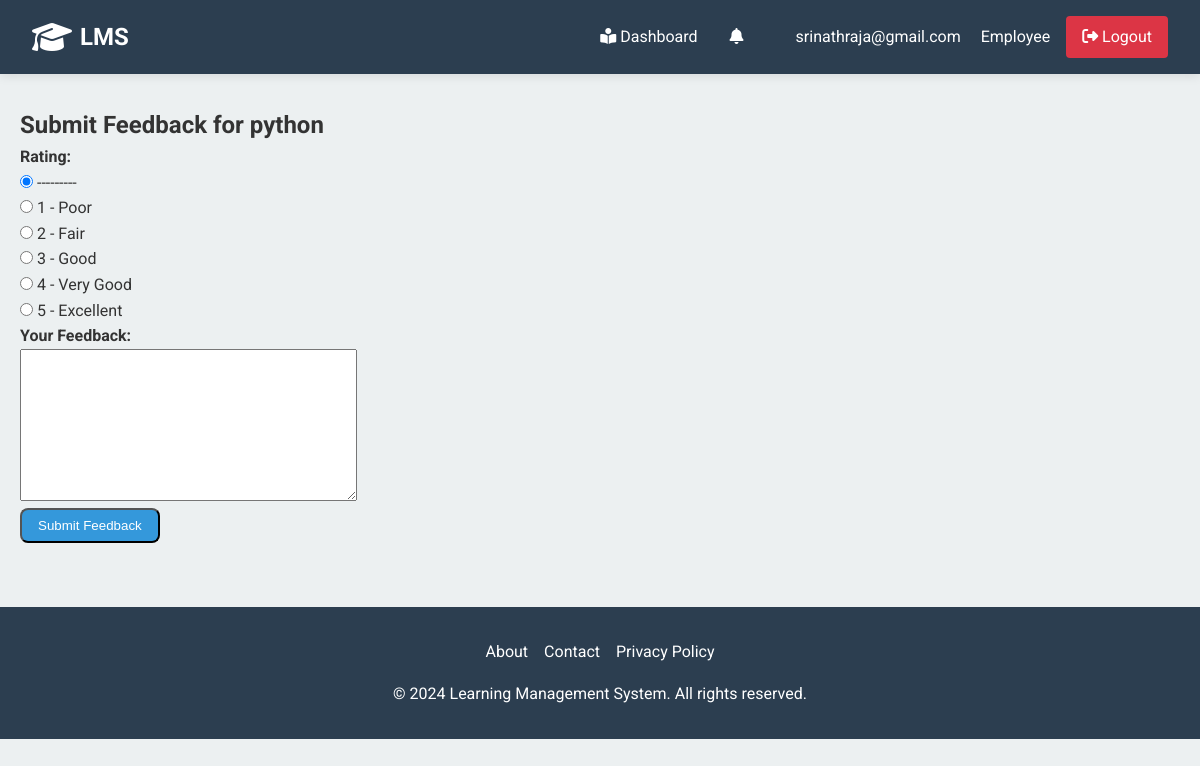
Page /submit-feedback/1/ (signed in) on the committed database.
### accounts/models.py (models this page shows, shortened)
class CustomUser(AbstractUser):
    ROLES = (
        ('admin', 'Admin'),
        ('manager', 'Manager'),
        ('employee', 'Employee'),
    )
    role = models.CharField(max_length=10, choices=ROLES)
    groups = models.ManyToManyField(
        'auth.Group',
        related_name='custom_user_set',
        blank=True,
        verbose_name='groups',
    )
    user_permissions = models.ManyToManyField(
        'auth.Permission',
        related_name='custom_user_set',
        blank=True,
        verbose_name='user permissions',
    )

class Course(models.Model):
    name = models.CharField(max_length=200)
    description = models.TextField()
    concepts = models.TextField()
    duration = models.IntegerField(help_text="Duration in days")
    deadline = models.DateField()
    created_at = models.DateTimeField(auto_now_add=True)

### accounts/views.py (the view)
# urls.py: path('submit-feedback/<int:course_id>/', views.submit_feedback, name='submit_feedback'),
@login_required
def submit_feedback(request, course_id):
    if request.user.role != 'employee':
        return redirect('home')
    course = get_object_or_404(Course, id=course_id)
    existing_feedback = CourseFeedback.objects.filter(
        course=course,
        employee=request.user
    ).exists()
    if existing_feedback:
        messages.warning(request, 'You have already submitted feedback for this course.')
        return redirect('employee_dashboard')
    if request.method == 'POST':
        form = CourseFeedbackForm(request.POST)
        if form.is_valid():
            feedback = form.save(commit=False)
            feedback.course = course
            feedback.employee = request.user
            feedback.save()
            messages.success(request, 'Feedback submitted successfully!')
            return redirect('employee_dashboard')
    else:
        form = CourseFeedbackForm()
    return render(request, 'submit_feedback.html', {
        'form': form,
        'course': course
    })

### accounts/forms.py
class CourseFeedbackForm(forms.ModelForm):
    class Meta:
        model = CourseFeedback
        fields = ['feedback_text', 'rating']
        widgets = {
            'rating': forms.RadioSelect()
        }

### templates/submit_feedback.html (shortened to what this page needs)
{% extends 'base.html' %}
{% block content %}
<div class="feedback-form">
    <h2>Submit Feedback for {{ course.name }}</h2>
    <form method="post">
        <div class="rating-section">
            <h4>Rating:</h4>
            {{ form.rating }}
        </div>
        <div class="feedback-section">
            <h4>Your Feedback:</h4>
            {{ form.feedback_text }}
        </div>
        <button type="submit" class="btn btn-primary">Submit Feedback</button>
    </form>
</div>
{% endblock %}

### templates/base.html (shortened to what this page needs)
<!DOCTYPE html>
<html lang="en">
<head>
    {% load static %}
    <link rel="stylesheet" href="{% static 'css/style.css' %}">
    <link rel="stylesheet" href="https://cdnjs.cloudflare.com/ajax/libs/font-awesome/6.5.1/css/all.min.css">
</head>
<body>
    <header>
        <nav class="navbar">
            <div class="nav-brand">
                <a href="{% url 'home' %}">
                    <i class="fas fa-graduation-cap"></i>
                    <span>LMS</span>
                </a>
            </div>
            <div class="nav-links">
                {% if user.is_authenticated %}
                    <div class="user-menu">
                        {% if user.role == 'admin' %}
                            <a href="{% url 'admin_dashboard' %}" class="nav-link">
                                <i class="fas fa-tachometer-alt"></i> Dashboard
                            </a>
                        {% elif user.role == 'manager' %}
                            <a href="{% url 'manager_dashboard' %}" class="nav-link">
                                <i class="fas fa-chart-line"></i> Dashboard
                            </a>
                        {% else %}
                            <a href="{% url 'employee_dashboard' %}" class="nav-link">
                                <i class="fas fa-book-reader"></i> Dashboard
                            </a>
                            <div class="notification-bell">
                                <a href="{% url 'notifications' %}" class="nav-link">
                                    <i class="fas fa-bell"></i>
                                </a>
                            </div>
                        {% endif %}
                        <div class="user-profile">
                            <div class="user-info">
                                <span class="user-email">{{ user.email }}</span>
                                <span class="user-role">{{ user.role|title }}</span>
                            </div>
                            <a href="{% url 'user_logout' %}" class="nav-link logout-btn">
                                <i class="fas fa-sign-out-alt"></i> Logout
                            </a>
                        </div>
                    </div>
                {% endif %}
            </div>
        </nav>
    </header>
    <div class="container">
        <main class="content">
            {% block content %}
            {% endblock %}
        </main>
    </div>
    <footer class="footer">
        <div class="footer-content">
            <div class="footer-links">
                <a href="#" class="footer-link">About</a>
                <a href="#" class="footer-link">Contact</a>
                <a href="#" class="footer-link">Privacy Policy</a>
            </div>
            <p>&copy; {% now "Y" %} Learning Management System. All rights reserved.</p>
        </div>
    </footer>
</body>
</html>

### static/css/style.css (style rules this page uses)
:root { --primary-color: #3498db; --secondary-color: #2c3e50; --accent-color: #e74c3c; --background-color: #ecf0f1; --text-color: #333; --light-text-color: #fff; --success-color: #2ecc71; --warning-color: #f39c12; --error-color: #e74c3c; --border-radius: 4px; --box-shadow: 0 2px 10px rgba(0, 0, 0, 0.1); --transition: all 0.3s ease; }
* { margin: 0; padding: 0; box-sizing: border-box; }
body { font-family: 'Roboto', sans-serif; line-height: 1.6; color: var(--text-color); background-color: var(--background-color); }
.container { max-width: 1200px; margin: 0 auto; padding: 0 20px; }
.navbar { display: flex; justify-content: space-between; align-items: center; padding: 1rem 2rem; background-color: var(--secondary-color); box-shadow: var(--box-shadow); }
.nav-brand a { display: flex; align-items: center; color: var(--light-text-color); text-decoration: none; font-size: 1.5rem; font-weight: 700; }
.nav-brand i { margin-right: 0.5rem; font-size: 2rem; }
.nav-links { display: flex; align-items: center; }
.nav-link { color: var(--light-text-color); text-decoration: none; padding: 0.5rem 1rem; transition: var(--transition); }
.user-menu { display: flex; align-items: center; }
.user-profile { margin-left: 1rem; display: flex; align-items: center; }
.user-profile span { color: var(--light-text-color); margin-right: 1rem; }
.content { padding: 2rem 0; }
.btn { display: inline-block; padding: 0.8rem 1.5rem; border-radius: var(--border-radius); text-decoration: none; font-weight: 500; transition: var(--transition); }
.footer { background-color: var(--secondary-color); color: var(--light-text-color); padding: 2rem 0; margin-top: 2rem; }
.footer-content { display: flex; flex-direction: column; align-items: center; }
.footer-links { display: flex; gap: 1rem; margin-bottom: 1rem; }
.footer-link { color: var(--light-text-color); text-decoration: none; transition: var(--transition); }
:root { --primary-color: #3498db; --secondary-color: #2c3e50; --accent-color: #e74c3c; --success-color: #2ecc71; --warning-color: #f39c12; --danger-color: #e74c3c; --light-color: #ecf0f1; --dark-color: #34495e; --text-color: #333; --border-radius: 8px; --box-shadow: 0 2px 10px rgba(0, 0, 0, 0.1); }
.btn { display: inline-block; padding: 0.5rem 1rem; border-radius: var(--border-radius); text-decoration: none; font-weight: 500; transition: all 0.3s ease; }
.btn-primary { background-color: var(--primary-color); color: white; }
.notification-bell { position: relative; margin-right: 20px; }
.logout-btn { background-color: #dc3545; color: white; padding: 8px 16px; border-radius: 4px; transition: background-color 0.3s; }

### rows in the picture
CustomUser: email "srinathraja@gmail.com", role "Employee"
Course: name "python"
